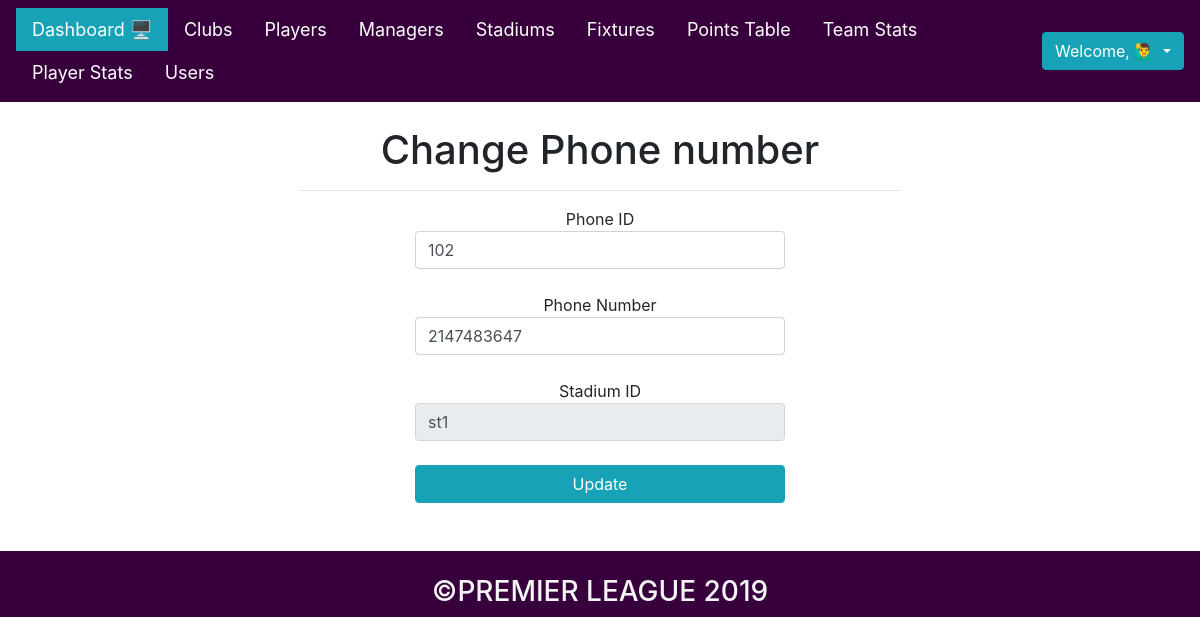
Page /php_files/admin/edit_phone.php?edit=102 on the earlier database version.
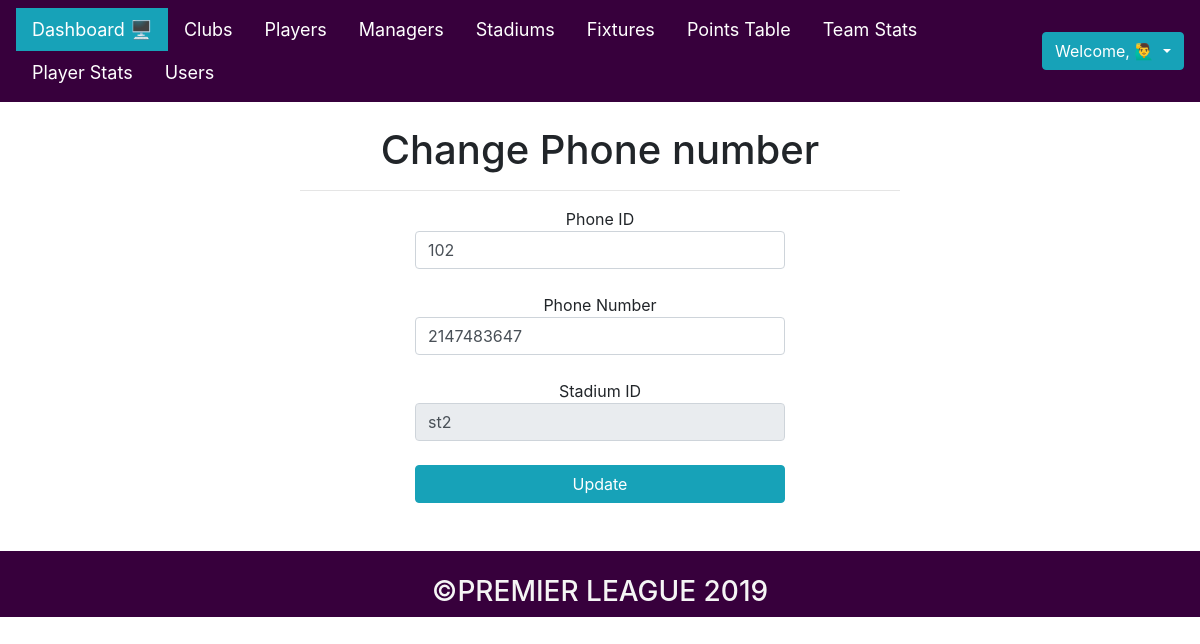
Same page on the later database version.
### tables this page shows
CREATE TABLE phone(
    phone_id INT(5) PRIMARY KEY,
    phone_number INT(11) NOT NULL,
    stadium_id VARCHAR(4) 

);

### php_files/admin/edit_phone.php (the view, shortened to what this page needs)
<?php
    include "../connect.php";
    include "admin_header.php";
    if(isset($_GET['edit']))
    {
        $phone_id = $_GET['edit'];
        $qry = " SELECT * FROM phone WHERE phone_id = '".$phone_id."' ";
        $res = $con->query($qry);
        if($res->num_rows > 0)
        {
            while($row = $res->fetch_assoc() )
            {
                $phone_id     = $row["phone_id"];
                $phone_number = $row["phone_number"];
                $stadium_id   = $row["stadium_id"];
            }
        }
    }
?>
</head>
<body>
    <br>
    <center><h1>Change Phone number</h1></center>
    <hr width="600px">
    <center>
    <div class="container">
        <form action="" method="post">
            <div class="form group-row">
                Phone ID<input placeholder="Phone ID" type="number" name="new_phone_id" value="<?php echo "$phone_id" ; ?>" class="form-control col-sm-4" required>
            </div>
            <br>
            <div class="form group-row">
                Phone Number<input placeholder="phone_number" type="number" name="new_phone_number" value="<?php echo "$phone_number" ; ?>" class="form-control col-sm-4" required>
            </div>
            <br>
            <div class="form group-row">
                Stadium ID<input placeholder="stadium_id" type="text" name="new_stadium_id" value="<?php echo "$stadium_id" ; ?>" class="form-control col-sm-4" disabled>
            </div>
            <br>
            <div class="form group-row">
                <button type="submit" class="btn btn-info col-sm-4">Update</button>
            </div>
            <br>
        </form>
    </div></center>
    <br>
</body>
</html>
<?php include "admin_footer.php"; ?>

Differences in the rows shown:
changed phone id 102: new_stadium_id "st1" → "st2"
